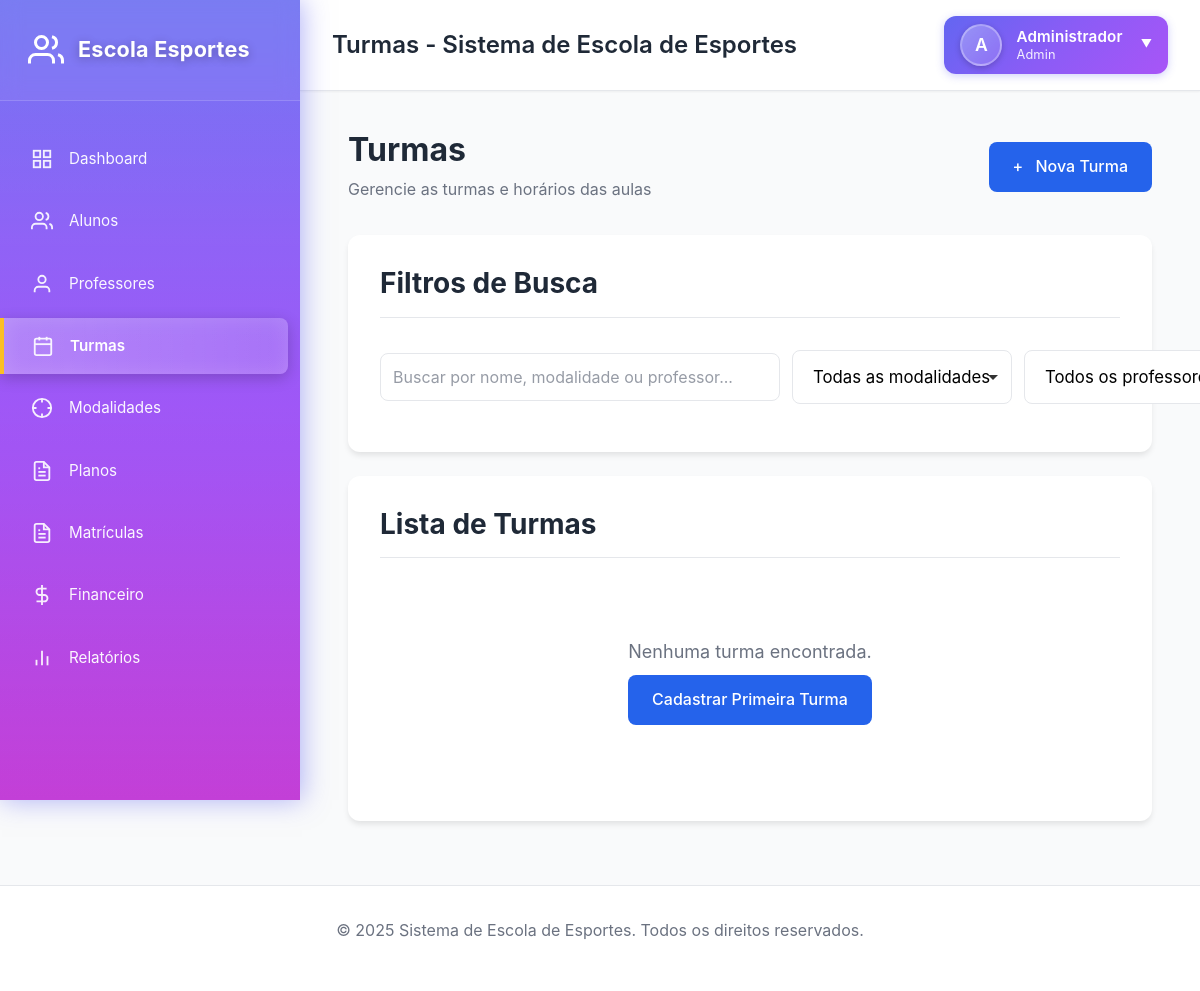
The app's page /turmas (signed in) with its own data.
### tables this page shows
CREATE TABLE IF NOT EXISTS `usuarios` (
    `id` INT UNSIGNED NOT NULL AUTO_INCREMENT,
    `nome` VARCHAR(255) NOT NULL,
    `email` VARCHAR(255) NOT NULL,
    `senha_hash` VARCHAR(255) NOT NULL,
    `perfil` ENUM('Admin', 'Financeiro', 'Professor', 'Atendente') NOT NULL DEFAULT 'Atendente',
    `ativo` TINYINT(1) NOT NULL DEFAULT 1,
    `dt_cadastro` DATETIME NOT NULL DEFAULT CURRENT_TIMESTAMP,
    `dt_atualizacao` DATETIME DEFAULT NULL ON UPDATE CURRENT_TIMESTAMP,
    PRIMARY KEY (`id`),
    UNIQUE KEY `uk_email` (`email`),
    KEY `idx_perfil` (`perfil`),
    KEY `idx_ativo` (`ativo`)
);

### app/Views/turmas/list.php (the view, shortened to what the rows shown need)
<div class="page-header">
    <div class="page-header-content">
        <h1 class="page-title">Turmas</h1>
        <p class="page-subtitle">Gerencie as turmas e horários das aulas</p>
    </div>
    <a href="<?= BASE_URL ?>/turmas/create" class="btn btn-primary">
        <span style="margin-right: 0.5rem;">+</span>
        Nova Turma
    </a>
</div>
<div class="card" style="margin-bottom: 1.5rem;">
    <div class="card-header">
        <h3 class="card-title">Filtros de Busca</h3>
    </div>
    <div class="card-body">
        <form method="GET" action="<?= BASE_URL ?>/turmas" class="search-form" id="filterForm">
            <div class="filter-group">
                <input
                    type="text"
                    name="search"
                    id="searchInput"
                    placeholder="Buscar por nome, modalidade ou professor..."
                    value="<?= htmlspecialchars($filters['search'] ?? '', ENT_QUOTES, 'UTF-8') ?>"
                    class="form-control filter-input"
                >
            </div>
            <div class="filter-group">
                <select name="modalidade_id" id="modalidadeFilter" class="form-control filter-select">
                    <option value="">Todas as modalidades</option>
                </select>
            </div>
            <div class="filter-group">
                <select name="professor_id" id="professorFilter" class="form-control filter-select">
                    <option value="">Todos os professores</option>
                </select>
            </div>
        </form>
    </div>
</div>
<div class="card">
    <div class="card-header">
        <h3 class="card-title">Lista de Turmas</h3>
    </div>
    <div class="card-body">
        <?php if (empty($turmas)): ?>
            <div style="padding: 3rem; text-align: center; color: var(--text-secondary);">
                <p style="font-size: 1.125rem; margin-bottom: 0.5rem;">Nenhuma turma encontrada.</p>
                <a href="<?= BASE_URL ?>/turmas/create" class="btn btn-primary">Cadastrar Primeira Turma</a>
            </div>
        <?php endif; ?>
    </div>
</div>

### app/Core/Router.php (shortened to what the rows shown need)
<?php
class Router
{
    protected array $routes = [];
    protected array $params = [];
    protected function addRoute(string $method, string $path, string $controller, string $action): void
    {
        $this->routes[] = [
            'method' => $method,
            'path' => $path,
            'controller' => $controller,
            'action' => $action
        ];
    }
    public function resolve(): void
    {
        $uri = $this->getUri();
        $method = $_SERVER['REQUEST_METHOD'] ?? 'GET';
        foreach ($this->routes as $route) {
            if ($route['method'] !== '*' && $route['method'] !== $method) {
                continue;
            }
            $pattern = $this->convertToRegex($route['path']);
            if (preg_match($pattern, $uri, $matches)) {
                array_shift($matches);
                $this->params = $this->extractParams($route['path'], $matches);
                $this->dispatch($route['controller'], $route['action']);
                return;
            }
        }
    }
    protected function convertToRegex(string $path): string
    {
        $pattern = preg_replace('/\{([a-zA-Z0-9_]+)\}/', '___PARAM___', $path);
        $pattern = preg_quote($pattern, '#');
        $pattern = str_replace('\\/', '/', $pattern);
        $pattern = str_replace('___PARAM___', '([^/]+)', $pattern);
        return '#^' . $pattern . '$#';
    }
    protected function extractParams(string $path, array $matches): array
    {
        $params = [];
        return $params;
    }
    protected function getUri(): string
    {
        $uri = $_SERVER['REQUEST_URI'] ?? '/';
        $uri = parse_url($uri, PHP_URL_PATH);
        $basePath = '/mensalidade';
        if (strpos($uri, $basePath) === 0) {
            $uri = substr($uri, strlen($basePath));
        }
        return rtrim($uri, '/') ?: '/';
    }
    protected function dispatch(string $controller, string $action): void
    {
        $controllerInstance = new $controllerClass();
        if (!empty($this->params)) {
            try {
                $reflection = new \ReflectionMethod($controllerInstance, $action);
                $parameters = $reflection->getParameters();
                $args = [];
                foreach ($parameters as $param) {
                    $paramName = $param->getName();
                    if (isset($this->params[$paramName])) {
                        $args[] = $this->params[$paramName];
                    } elseif ($param->isOptional()) {
                        $args[] = $param->getDefaultValue();
                    } else {
                        $this->notFound();
                        return;
                    }
                }
                call_user_func_array([$controllerInstance, $action], $args);
            } catch (\ReflectionException $e) {
                call_user_func_array([$controllerInstance, $action], array_values($this->params));
            }
        } else {
            call_user_func([$controllerInstance, $action]);
        }
    }
}

### app/Views/header.php (shortened to what the rows shown need)
<!DOCTYPE html>
<html lang="pt-BR">
<head>
    <link rel="stylesheet" href="<?= ASSETS_URL ?>/css/main.css">
    <link rel="stylesheet" href="<?= ASSETS_URL ?>/css/forms.css">
    <link rel="stylesheet" href="<?= ASSETS_URL ?>/css/tables.css">
    <link rel="stylesheet" href="<?= ASSETS_URL ?>/css/modals.css">
    <link rel="stylesheet" href="<?= ASSETS_URL ?>/css/tooltips.css">
    <link rel="stylesheet" href="<?= ASSETS_URL ?>/css/dashboard.css">
    <link rel="stylesheet" href="<?= ASSETS_URL ?>/css/sidebar.css">
    <link rel="stylesheet" href="<?= ASSETS_URL ?>/css/alunos.css">
    <?php if (strpos($_SERVER['REQUEST_URI'] ?? '', '/alunos') !== false || strpos($_SERVER['REQUEST_URI'] ?? '', '/professores') !== false || strpos($_SERVER['REQUEST_URI'] ?? '', '/modalidades') !== false || strpos($_SERVER['REQUEST_URI'] ?? '', '/planos') !== false || strpos($_SERVER['REQUEST_URI'] ?? '', '/matriculas') !== false || strpos($_SERVER['REQUEST_URI'] ?? '', '/turmas') !== false): ?>
    <link rel="stylesheet" href="<?= ASSETS_URL ?>/datatables/css/dataTables.css">
    <?php endif; ?>
</head>
<body>
    <?php
    $currentUri = $_SERVER['REQUEST_URI'] ?? '/';
    $currentPath = parse_url($currentUri, PHP_URL_PATH);
    $basePath = '/mensalidade';
    if (strpos($currentPath, $basePath) === 0) {
        $currentPath = substr($currentPath, strlen($basePath));
    }
    $currentPath = rtrim($currentPath, '/') ?: '/';
    function isActive($path, $currentPath) {
        if ($path !== '/' && strpos($currentPath, $path) === 0) return true;
        return false;
    }
    ?>
    <?php if (!empty($usuario)): ?>
        <div class="sidebar-container">
            <aside class="sidebar" role="navigation" aria-label="Menu lateral">
                <div class="sidebar-header">
                    <h1 class="sidebar-logo">
                        <span class="sidebar-logo-icon"></span>
                        <span>Escola Esportes</span>
                    </h1>
                </div>
                <nav class="sidebar-menu">
                    <li class="sidebar-menu-item">
                        <a href="<?= BASE_URL ?>/dashboard" class="sidebar-menu-link <?= isActive('/dashboard', $currentPath) || $currentPath === '/' ? 'active' : '' ?>">
                            <span class="sidebar-menu-icon icon-dashboard"></span>
                            <span class="sidebar-menu-text">Dashboard</span>
                        </a>
                    </li>
                    <li class="sidebar-menu-item">
                        <a href="<?= BASE_URL ?>/alunos" class="sidebar-menu-link <?= isActive('/alunos', $currentPath) ? 'active' : '' ?>">
                            <span class="sidebar-menu-icon icon-users"></span>
                            <span class="sidebar-menu-text">Alunos</span>
                        </a>
                    </li>
                    <li class="sidebar-menu-item">
                        <a href="<?= BASE_URL ?>/professores" class="sidebar-menu-link <?= isActive('/professores', $currentPath) ? 'active' : '' ?>">
                            <span class="sidebar-menu-icon icon-teacher"></span>
                            <span class="sidebar-menu-text">Professores</span>
                        </a>
                    </li>
                    <li class="sidebar-menu-item">
                        <a href="<?= BASE_URL ?>/turmas" class="sidebar-menu-link <?= isActive('/turmas', $currentPath) ? 'active' : '' ?>">
                            <span class="sidebar-menu-icon icon-class"></span>
                            <span class="sidebar-menu-text">Turmas</span>
                        </a>
                    </li>
                    <li class="sidebar-menu-item">
                        <a href="<?= BASE_URL ?>/modalidades" class="sidebar-menu-link <?= isActive('/modalidades', $currentPath) ? 'active' : '' ?>">
                            <span class="sidebar-menu-icon icon-sport"></span>
                            <span class="sidebar-menu-text">Modalidades</span>
                        </a>
                    </li>
                    <li class="sidebar-menu-item">
                        <a href="<?= BASE_URL ?>/planos" class="sidebar-menu-link <?= isActive('/planos', $currentPath) ? 'active' : '' ?>">
                            <span class="sidebar-menu-icon icon-plan"></span>
                            <span class="sidebar-menu-text">Planos</span>
                        </a>
                    </li>
                    <li class="sidebar-menu-item">
                        <a href="<?= BASE_URL ?>/matriculas" class="sidebar-menu-link <?= isActive('/matriculas', $currentPath) ? 'active' : '' ?>">
                            <span class="sidebar-menu-icon icon-enrollment"></span>
                            <span class="sidebar-menu-text">Matrículas</span>
                        </a>
                    </li>
                    <li class="sidebar-menu-item">
                        <a href="<?= BASE_URL ?>/financeiro" class="sidebar-menu-link <?= isActive('/financeiro', $currentPath) ? 'active' : '' ?>">
                            <span class="sidebar-menu-icon icon-money"></span>
                            <span class="sidebar-menu-text">Financeiro</span>
                        </a>
                    </li>
                    <li class="sidebar-menu-item">
                        <a href="<?= BASE_URL ?>/relatorios" class="sidebar-menu-link <?= isActive('/relatorios', $currentPath) ? 'active' : '' ?>">
                            <span class="sidebar-menu-icon icon-chart"></span>
                            <span class="sidebar-menu-text">Relatórios</span>
                        </a>
                    </li>
                </nav>
            </aside>
            <div class="main-content-wrapper">
                <header class="main-content-header" role="banner">
                    <h2 class="main-content-title"><?= htmlspecialchars($title ?? 'Sistema de Escola de Esportes', ENT_QUOTES, 'UTF-8') ?></h2>
                    <div class="top-user-menu">
                        <div class="top-user-info" onclick="toggleUserMenu()">
                            <div class="top-user-avatar">
                                <?= strtoupper(substr($usuario['nome'] ?? 'U', 0, 1)) ?>
                            </div>
                            <div class="top-user-details">
                                <div class="top-user-name"><?= htmlspecialchars($usuario['nome'] ?? '', ENT_QUOTES, 'UTF-8') ?></div>
                                <div class="top-user-role"><?= htmlspecialchars($usuario['perfil'] ?? '', ENT_QUOTES, 'UTF-8') ?></div>
                            </div>
                            <span class="top-user-arrow">▼</span>
                        </div>
                    </div>
                </header>
                <main id="main-content" class="main-content-body" role="main">
    <?php else: ?>
        <main id="main-content" role="main">
    <?php endif; ?>

### records on screen
usuarios: nome "A", nome "Administrador", perfil "Admin"
